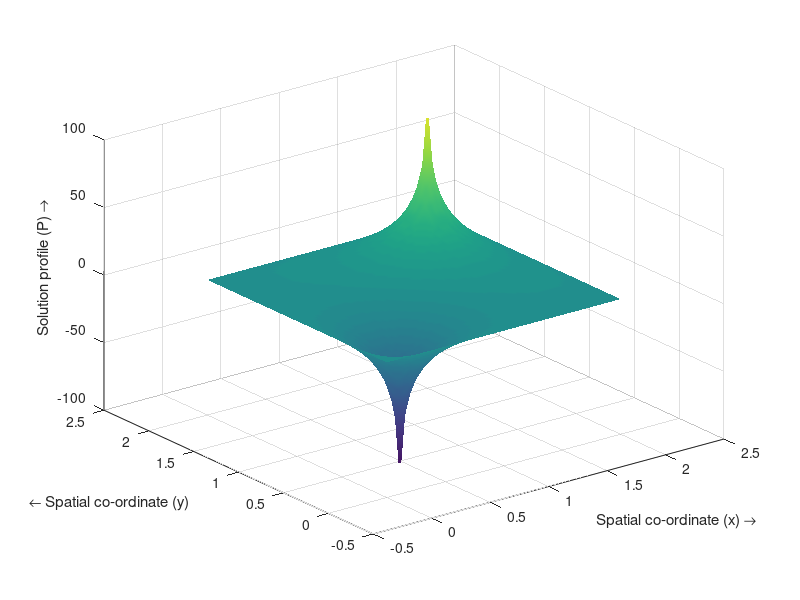

The MATLAB script that drew this image:
clear;
nx=80;                           
ny=80;                                  
niter=1000;                      
dx=2/(nx-1);                     
dy=2/(ny-1);                     
x=0:dx:2;                        
y=0:dy:2;                        
b=zeros(nx,ny);                  
pn=zeros(nx,ny);                 

p=zeros(nx,ny);                  

p(:,1)=0;
p(:,ny)=0;
p(1,:)=0;                  
p(nx,:)=0;

b(round(ny/4),round(nx/4))=3000;
b(round(ny*3/4),round(nx*3/4))=-3000;

i=2:nx-1;
j=2:ny-1;
for it=1:niter
    pn=p;
    p(i,j)=((dy^2*(pn(i+1,j)+pn(i-1,j)))+(dx^2*(pn(i,j+1)+pn(i,j-1)))-(b(i,j)*dx^2*dy*2))/(2*(dx^2+dy^2));
    p(:,1)=0;
    p(:,ny)=0;
    p(1,:)=0;                  
    p(nx,:)=0;
end

h=surf(x,y,p','EdgeColor','none');       
shading interp
axis([-0.5 2.5 -0.5 2.5 -100 100])
xlabel('Spatial co-ordinate (x) \rightarrow')
ylabel('{\leftarrow} Spatial co-ordinate (y)')
zlabel('Solution profile (P) \rightarrow')
